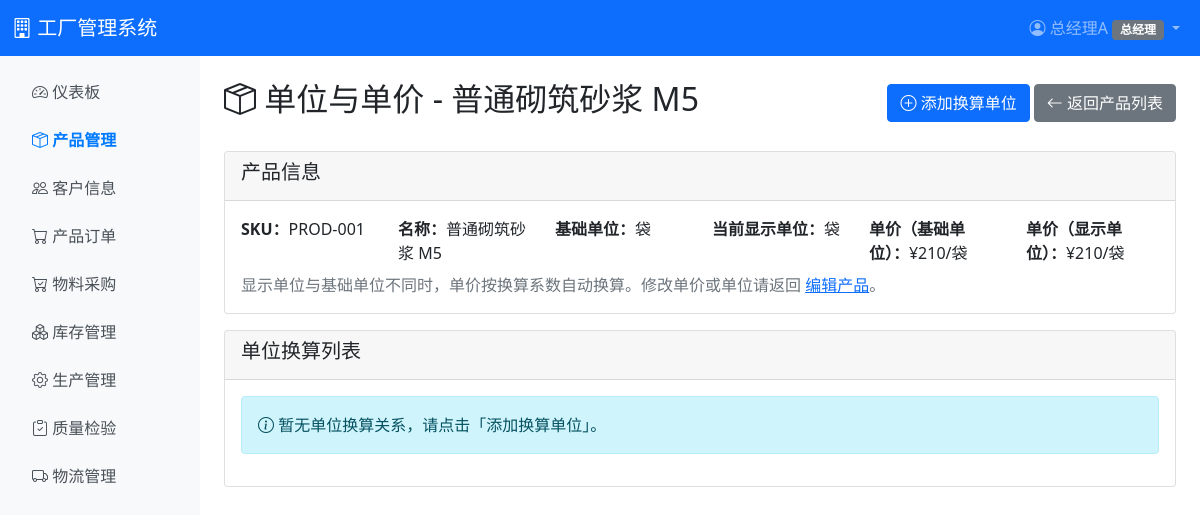
The app's page /product/product/1/packaging-units/ (signed in), older data.
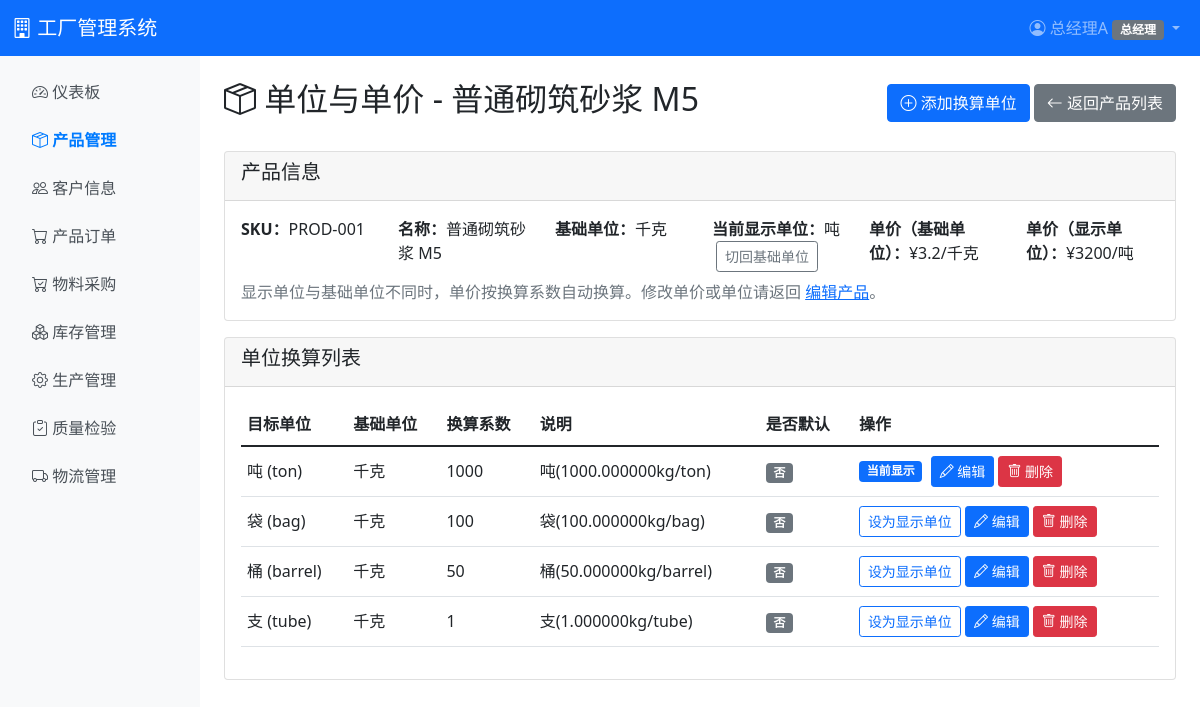
The same page, newer data.
### product/models.py (models this page shows, shortened)
class Product(models.Model):
    CATEGORY_CHOICES = [
        ('finished', '成品'),
        ('semi', '半成品'),
        ('raw', '原料'),
        ('auxiliary', '辅料'),
        ('tool', '工具'),
        ('office', '办公物品'),
        ('other', '其它'),
    ]
    sku = models.CharField(max_length=50, unique=True, verbose_name='产品编码/SKU')
    name = models.CharField(max_length=200, verbose_name='产品名称')
    category = models.CharField(max_length=20, choices=CATEGORY_CHOICES, verbose_name='产品分类')
    unit_price = models.DecimalField(
        max_digits=10, decimal_places=2, default=0,
        verbose_name='单价（基础单位）',
    )
    base_unit = models.ForeignKey(
        'inventory.Unit',
        on_delete=models.PROTECT,
        related_name='product_master_base',
        verbose_name='基础单位',
    )
    display_unit = models.ForeignKey(
        'inventory.Unit',
        on_delete=models.PROTECT,
        related_name='product_master_display',
        verbose_name='显示单位',
    )
    specification = models.TextField(blank=True, default='', verbose_name='规格说明')
    sale_price = models.DecimalField(
        max_digits=10, decimal_places=2, null=True, blank=True,
        verbose_name='售价（基础单位，仅成品）',
    )
    safety_stock = models.DecimalField(
        max_digits=10, decimal_places=2, default=0,
        validators=[MinValueValidator(0)],
        verbose_name='安全库存（基础单位）',
    )
    created_at = models.DateTimeField(auto_now_add=True, verbose_name='创建时间')
    updated_at = models.DateTimeField(auto_now=True, verbose_name='更新时间')
    class Meta:
        db_table = 'product_product'
        verbose_name = '产品主数据'
        verbose_name_plural = '产品主数据'
        ordering = ['category', 'sku']
    def is_finished(self):
        return self.category == 'finished'
    def get_display_unit_price(self):
        from decimal import Decimal
        base_price = Decimal(str(self.unit_price or 0))
        if self.display_unit_id and self.base_unit_id and self.display_unit_id != self.base_unit_id:
            try:
                from inventory.services.unit_conversion import UnitConversionService
                factor = UnitConversionService.get_factor(self, self.display_unit)
                return float(base_price * factor)
            except (ValueError, Exception):
                pass
        return float(base_price)

### inventory/models.py (models this page shows, shortened)
class Unit(models.Model):
    UNIT_CATEGORY_CHOICES = [
        ('weight', '重量'),
        ('length', '长度'),
        ('volume', '体积'),
        ('quantity', '数量'),
        ('area', '面积'),
    ]
    code = models.CharField(max_length=20, unique=True, verbose_name='单位代码')
    name = models.CharField(max_length=50, verbose_name='单位名称')
    symbol = models.CharField(max_length=10, blank=True, default='', verbose_name='简写符号')
    category = models.CharField(max_length=20, choices=UNIT_CATEGORY_CHOICES, verbose_name='单位类别')
    display_order = models.IntegerField(default=0, verbose_name='显示顺序')
    is_active = models.BooleanField(default=True, verbose_name='是否启用')
    created_at = models.DateTimeField(auto_now_add=True, verbose_name='创建时间')
    class Meta:
        verbose_name = '基础单位'
        verbose_name_plural = '基础单位'
        ordering = ['category', 'display_order', 'code']
        db_table = 'inventory_unit'

class ItemUnitConversion(models.Model):
    CONTENT_TYPE_CHOICES = [
        ('material', '原料'),
        ('product', '成品'),
        ('other', '其他'),
    ]
    content_type = models.CharField(max_length=20, choices=CONTENT_TYPE_CHOICES, verbose_name='类型')
    material = models.ForeignKey(
        Material,
        on_delete=models.CASCADE,
        null=True,
        blank=True,
        related_name='unit_conversions',
        verbose_name='原料',
    )
    product = models.ForeignKey(
        Product,
        on_delete=models.CASCADE,
        null=True,
        blank=True,
        related_name='unit_conversions',
        verbose_name='成品',
    )
    master_product = models.ForeignKey(
        'product.Product',
        on_delete=models.CASCADE,
        null=True,
        blank=True,
        related_name='inventory_unit_conversions',
        verbose_name='产品主数据',
        help_text='与 product/material 二选一，供物料主数据（product.Product）使用',
    )
    base_unit = models.ForeignKey(
        Unit,
        on_delete=models.PROTECT,
        related_name='conversion_base_units',
        verbose_name='换算基准单位',
    )
    target_unit = models.ForeignKey(
        Unit,
        on_delete=models.PROTECT,
        related_name='conversion_target_units',
        verbose_name='换算目标单位',
    )
    factor = models.DecimalField(
        max_digits=15,
        decimal_places=6,
        validators=[MinValueValidator(0.000001)],
        verbose_name='换算系数',
        help_text='1 目标单位 = 系数 × 基础单位。例：1吨=1000kg，系数为1000',
    )
    is_default = models.BooleanField(default=False, verbose_name='是否默认显示换算')
    is_active = models.BooleanField(default=True, verbose_name='是否启用')
    remark = models.TextField(blank=True, verbose_name='备注')
    created_at = models.DateTimeField(auto_now_add=True, verbose_name='创建时间')
    updated_at = models.DateTimeField(auto_now=True, verbose_name='更新时间')
    class Meta:
        verbose_name = '单位换算'
        verbose_name_plural = '单位换算'
        db_table = 'inventory_item_unit_conversion'
        constraints = [
            models.UniqueConstraint(
                fields=['material', 'target_unit'],
                condition=models.Q(content_type='material'),
                name='unique_material_target_unit',
            ),
            models.UniqueConstraint(
                fields=['product', 'target_unit'],
                condition=models.Q(content_type='product'),
                name='unique_product_target_unit',
            ),
            models.UniqueConstraint(
                fields=['master_product', 'target_unit'],
                condition=models.Q(content_type='other'),
                name='unique_other_master_target_unit',
            ),
        ]
        ordering = ['content_type', 'created_at']
    def get_display_text(self):
        return f"{self.target_unit.name}({self.factor}{self.base_unit.code}/{self.target_unit.code})"

### product/views.py (the view)
# urls.py: path('product/<int:product_id>/packaging-units/', views.product_packaging_unit_list, name='product_packaging_unit_list'),
@login_required
@role_or_permission_required('warehouse', 'ceo', permission_code='inventory.unit.manage')
def product_packaging_unit_list(request, product_id):
    inv, master = _get_inv_product_for_master(product_id)
    if not inv:
        messages.error(request, '仅成品可配置单位换算')
        return redirect('product:product_list')
    conversions = ItemUnitConversion.objects.filter(
        content_type='product', product=inv
    ).select_related('base_unit', 'target_unit').order_by('created_at')
    context = {'product': master, 'conversions': conversions, 'inv_product': inv}
    return render(request, 'product/product_packaging_unit_list.html', context)

### accounts/templatetags/permission_tags.py (called while the page is built)
@register.filter
def num(value, max_decimals=4):
    if value is None:
        return ''
    try:
        d = Decimal(str(value))
    except (InvalidOperation, TypeError, ValueError):
        return value
    try:
        max_d = int(max_decimals)
        if max_d < 0:
            max_d = 4
    except (TypeError, ValueError):
        max_d = 4
    d = round(d, max_d)
    if d == d.to_integral_value():
        return str(int(d))
    return format(d, f'.{max_d}f').rstrip('0').rstrip('.')

### product/views.py (called while the page is built)
def _get_inv_product_for_master(master_id):
    master = get_object_or_404(MasterProduct, pk=master_id)
    if not master.is_finished():
        return None, master
    inv = getattr(master, 'inventory_product', None)
    if not inv:
        sync_master_to_inventory_product(master)
        inv = getattr(master, 'inventory_product', None)
    return inv, master

### templates/product/product_packaging_unit_list.html (shortened to what this page needs)
{% extends 'base.html' %}
{% load permission_tags %}
{% block content %}
<div class="d-flex justify-content-between align-items-center mb-4">
    <h2><i class="bi bi-box-seam"></i> 单位与单价 - {{ product.name }}</h2>
    <div>
        <a href="{% url 'product:product_packaging_unit_create' product.id %}" class="btn btn-primary"><i class="bi bi-plus-circle"></i> 添加换算单位</a>
        <a href="{% url 'product:product_list' %}" class="btn btn-secondary"><i class="bi bi-arrow-left"></i> 返回产品列表</a>
    </div>
</div>
<div class="card">
    <div class="card-header"><h5>产品信息</h5></div>
    <div class="card-body">
        <div class="row">
            <div class="col-md-2"><strong>SKU：</strong>{{ product.sku }}</div>
            <div class="col-md-2"><strong>名称：</strong>{{ product.name }}</div>
            <div class="col-md-2"><strong>基础单位：</strong>{{ product.base_unit.name|default:"-" }}</div>
            <div class="col-md-2"><strong>当前显示单位：</strong>{{ product.display_unit.name|default:"-" }}
                {% if product.display_unit_id != product.base_unit_id %}
                <form method="post" action="{% url 'product:product_set_display_unit' product.id product.base_unit.id %}" class="d-inline ms-1">{% csrf_token %}<button type="submit" class="btn btn-sm btn-outline-secondary">切回基础单位</button></form>
                {% endif %}
            </div>
            <div class="col-md-2"><strong>单价（基础单位）：</strong>¥{{ product.unit_price|num }}/{{ product.base_unit.name|default:"-" }}</div>
            <div class="col-md-2"><strong>单价（显示单位）：</strong>¥{{ product.get_display_unit_price|num }}/{{ product.display_unit.name|default:product.base_unit.name|default:"-" }}</div>
        </div>
        <p class="text-muted mt-2 mb-0">显示单位与基础单位不同时，单价按换算系数自动换算。修改单价或单位请返回 <a href="{% url 'product:product_edit' product.id %}">编辑产品</a>。</p>
    </div>
</div>
<div class="card mt-3">
    <div class="card-header"><h5>单位换算列表</h5></div>
    <div class="card-body">
        {% if conversions %}
        <div class="table-responsive">
            <table class="table table-hover">
                <thead>
                    <tr><th>目标单位</th><th>基础单位</th><th>换算系数</th><th>说明</th><th>是否默认</th><th>操作</th></tr>
                </thead>
                <tbody>
                    {% for conv in conversions %}
                    <tr>
                        <td>{{ conv.target_unit.name }}{% if conv.target_unit.code %} ({{ conv.target_unit.code }}){% endif %}</td>
                        <td>{{ conv.base_unit.name }}</td>
                        <td>{{ conv.factor|num }}</td>
                        <td>{{ conv.get_display_text }}</td>
                        <td>{% if conv.is_default %}<span class="badge bg-success">是</span>{% else %}<span class="badge bg-secondary">否</span>{% endif %}</td>
                        <td>
                            {% if product.display_unit_id == conv.target_unit_id %}
                            <span class="badge bg-primary me-1">当前显示</span>
                            {% else %}
                            <form method="post" action="{% url 'product:product_set_display_unit' product.id conv.target_unit.id %}" class="d-inline">{% csrf_token %}<button type="submit" class="btn btn-sm btn-outline-primary">设为显示单位</button></form>
                            {% endif %}
                            <a href="{% url 'product:product_packaging_unit_edit' product.id conv.id %}" class="btn btn-sm btn-primary"><i class="bi bi-pencil"></i> 编辑</a>
                            <form method="post" action="{% url 'product:product_packaging_unit_delete' product.id conv.id %}" class="d-inline" onsubmit="return confirm('确定删除该换算关系？');">{% csrf_token %}<button type="submit" class="btn btn-sm btn-danger"><i class="bi bi-trash"></i> 删除</button></form>
                        </td>
                    </tr>
                    {% endfor %}
                </tbody>
            </table>
        </div>
        {% else %}
        <div class="alert alert-info"><i class="bi bi-info-circle"></i> 暂无单位换算关系，请点击「添加换算单位」。</div>
        {% endif %}
    </div>
</div>
{% endblock %}

Row changes from the older to the newer data that the page shows:
added ItemUnitConversion: target_unit.name "吨", target_unit.code "ton", base_unit.name "千克", factor|num "1000", get_display_text "吨(1000.000000kg/ton)", is_default "否", shows "当前显示"
added ItemUnitConversion: target_unit.name "袋", target_unit.code "bag", base_unit.name "千克", factor|num "100", get_display_text "袋(100.000000kg/bag)", is_default "否", shows "设为显示单位"
added ItemUnitConversion: target_unit.name "桶", target_unit.code "barrel", base_unit.name "千克", factor|num "50", get_display_text "桶(50.000000kg/barrel)", is_default "否", shows "设为显示单位"
added ItemUnitConversion: target_unit.name "支", target_unit.code "tube", base_unit.name "千克", factor|num "1", get_display_text "支(1.000000kg/tube)", is_default "否", shows "设为显示单位"
Text that changed along with them:
{{ product.base_unit.name|default:"-" }}: "袋" → "千克"
{{ product.display_unit.name|default:"-" }}: "袋" → "吨"
{{ product.unit_price|num }}: "210" → "3.2"
{{ product.get_display_unit_price|num }}: "210" → "3200"
{{ product.display_unit.name|default:product.base_unit.name|default:"-" }}: "袋" → "吨"
text no longer shown: "暂无单位换算关系，请点击「添加换算单位」。"
text now shown: "切回基础单位 目标单位 基础单位 换算系数 说明 是否默认 操作"
